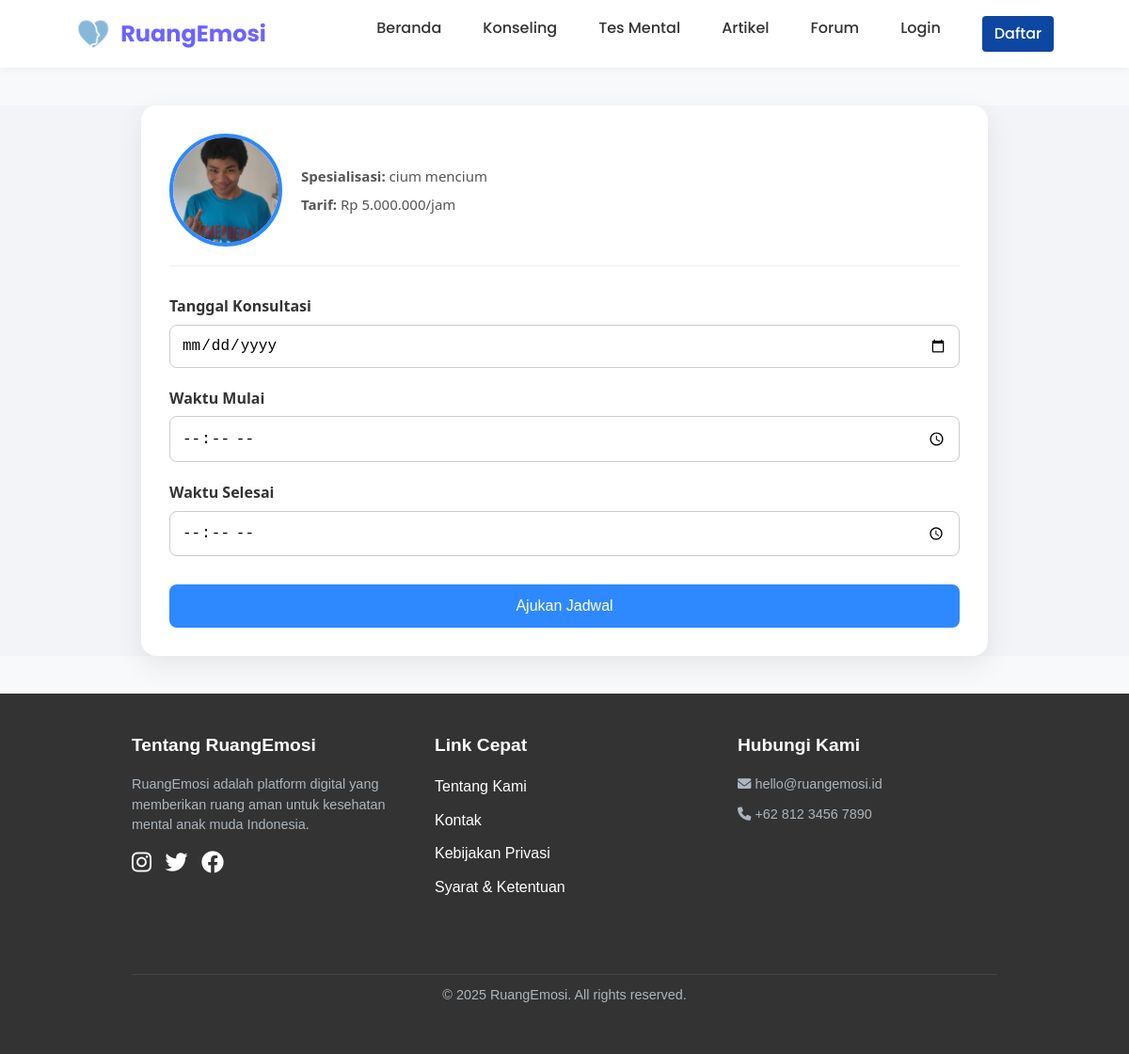
The app's page /consultation/schedule.php?counselor_id=10 with its own data.
### tables this page shows
CREATE TABLE `counselors` (
  `counselor_id` int NOT NULL,
  `user_id` int NOT NULL,
  `specialization` varchar(100) NOT NULL,
  `qualifications` text NOT NULL,
  `experience` text,
  `availability` text,
  `rating` decimal(3,1) DEFAULT '0.0',
  `session_count` int DEFAULT '0',
  `hourly_rate` decimal(10,2) DEFAULT '0.00',
  `certificate_path` varchar(255) DEFAULT NULL,
  `photo` varchar(255) DEFAULT NULL
);

### consultation/schedule.php (the view, shortened to what this page needs)
<?php
include '../includes/header.php';
$counselor_id = $_GET['counselor_id'] ?? null;
$stmt = $conn->prepare("
    SELECT c.*, u.full_name
    FROM counselors c
    JOIN users u ON c.user_id = u.user_id
    WHERE c.counselor_id = ?
");
$stmt->bind_param("i", $counselor_id);
$stmt->execute();
$counselor = $stmt->get_result()->fetch_assoc();
?>
<div id="schedule-page">
    <div class="container">
        <div class="counselor-header">
            <img src="../<?= $counselor['photo'] ?>" alt="Foto Konselor">
            <div class="counselor-info">
                <p><strong>Spesialisasi:</strong> <?= $counselor['specialization'] ?></p>
                <p><strong>Tarif:</strong> Rp <?= number_format($counselor['hourly_rate'], 0, ',', '.') ?>/jam</p>
            </div>
        </div>
        <form method="POST" action="schedule_action.php">
            <label for="schedule">Tanggal Konsultasi</label>
            <input type="date" name="schedule" required>
            <label for="start_time">Waktu Mulai</label>
            <input type="time" name="start_time" required>
            <label for="end_time">Waktu Selesai</label>
            <input type="time" name="end_time" required>
            <button type="submit">Ajukan Jadwal</button>
        </form>
    </div>
</div>
<?php include '../includes/footer.php'; ?>

### assets/css/style.css (style rules this page uses)
:root { --primary-color: #6C63FF; --secondary-color: #4D44DB; --accent-color: #FF6584; --light-color: #F8F9FA; --dark-color: #212529; --gray-color: #6C757D; --light-gray: #E9ECEF; --success-color: #28A745; --warning-color: #FFC107; --danger-color: #DC3545; --pastel-blue: #A7C5EB; --pastel-purple: #C4A7E8; --pastel-pink: #F5C3C2; --pastel-green: #C1E1C1; }
* { margin: 0; padding: 0; box-sizing: border-box; }
body { font-family: 'Poppins', sans-serif; line-height: 1.6; color: var(--dark-color); background-color: #F9F9F9; }
.container { width: 100%; max-width: 1200px; margin: 0 auto; padding: 0 20px; }

### includes/header.php (style rules this page uses)
* { margin: 0; padding: 0; box-sizing: border-box; }
body { font-family: 'Poppins', sans-serif; line-height: 1.6; color: #333; background-color: #f8f9fa; }
.container { width: 90%; max-width: 1200px; margin: 0 auto; }

### consultation/schedule.php (style rules this page uses)
#schedule-page { font-family: 'Segoe UI', Tahoma, Geneva, Verdana, sans-serif; background-color: #f2f4f8; margin: 0; padding: 0; }
#schedule-page .container { max-width: 900px; margin: 40px auto; padding: 30px; background-color: #fff; border-radius: 16px; box-shadow: 0 10px 30px rgba(0, 0, 0, 0.08); }
#schedule-page .counselor-header { display: flex; align-items: center; gap: 20px; border-bottom: 1px solid #eee; padding-bottom: 20px; }
#schedule-page .counselor-header img { width: 120px; height: 120px; object-fit: cover; border-radius: 50%; border: 4px solid #2e89ff; }
#schedule-page .counselor-info p { margin: 6px 0; color: #555; font-size: 15px; }
#schedule-page form { margin-top: 30px; }
#schedule-page form label { display: block; font-weight: 600; margin-bottom: 6px; margin-top: 20px; color: #333; }
#schedule-page form input[type="date"], #schedule-page form input[type="time"] { width: 100%; padding: 12px; font-size: 16px; border: 1px solid #ccc; border-radius: 8px; box-sizing: border-box; }
#schedule-page form button { margin-top: 30px; width: 100%; padding: 14px; background-color: #2e89ff; color: white; font-size: 16px; border: none; border-radius: 8px; cursor: pointer; transition: background-color 0.3s ease; }

### records on screen
counselors: photo (picture), specialization "cium mencium", hourly_rate "5.000.000"
